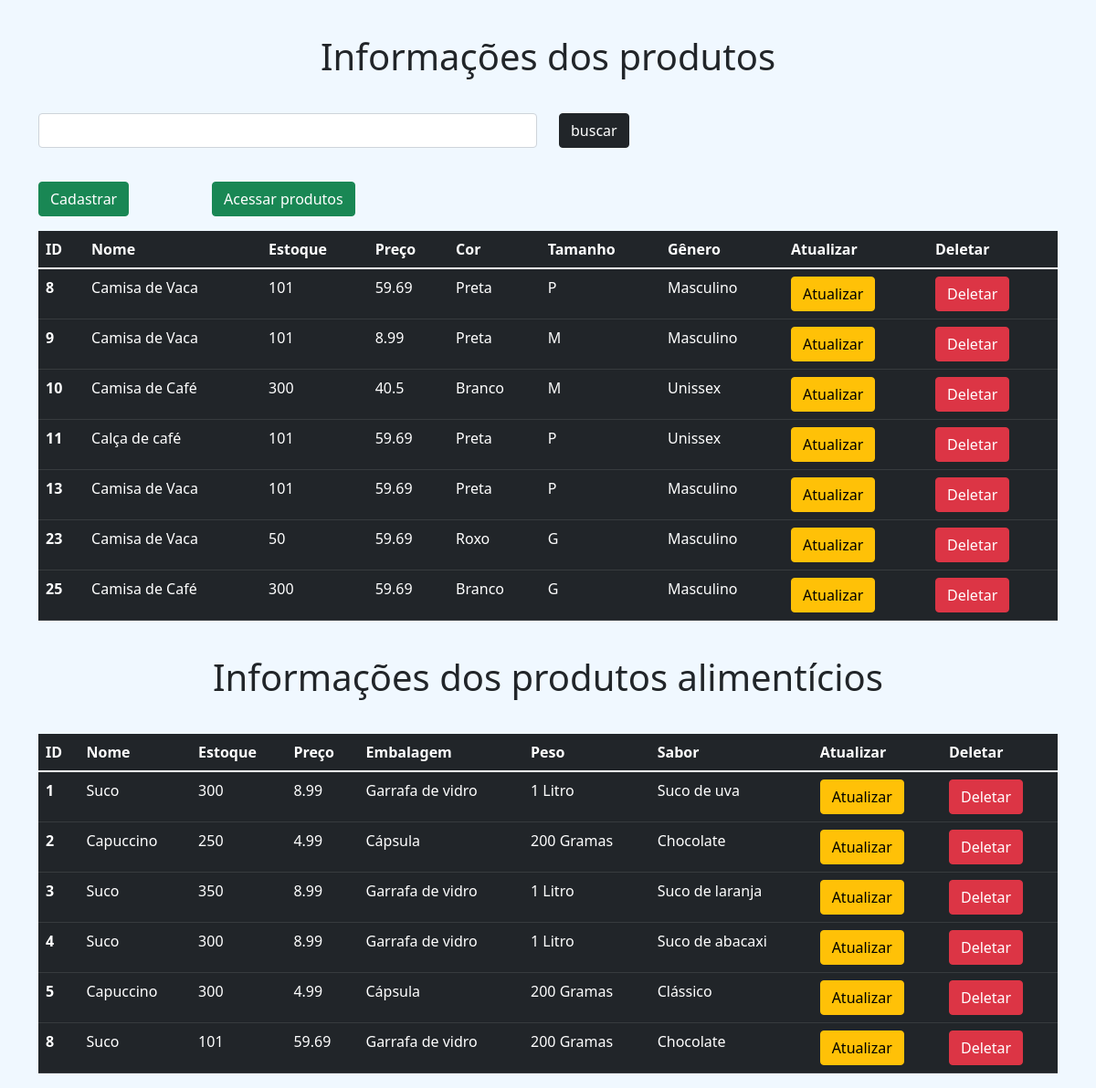
The app's page /modelos/info_produto.php, older data.
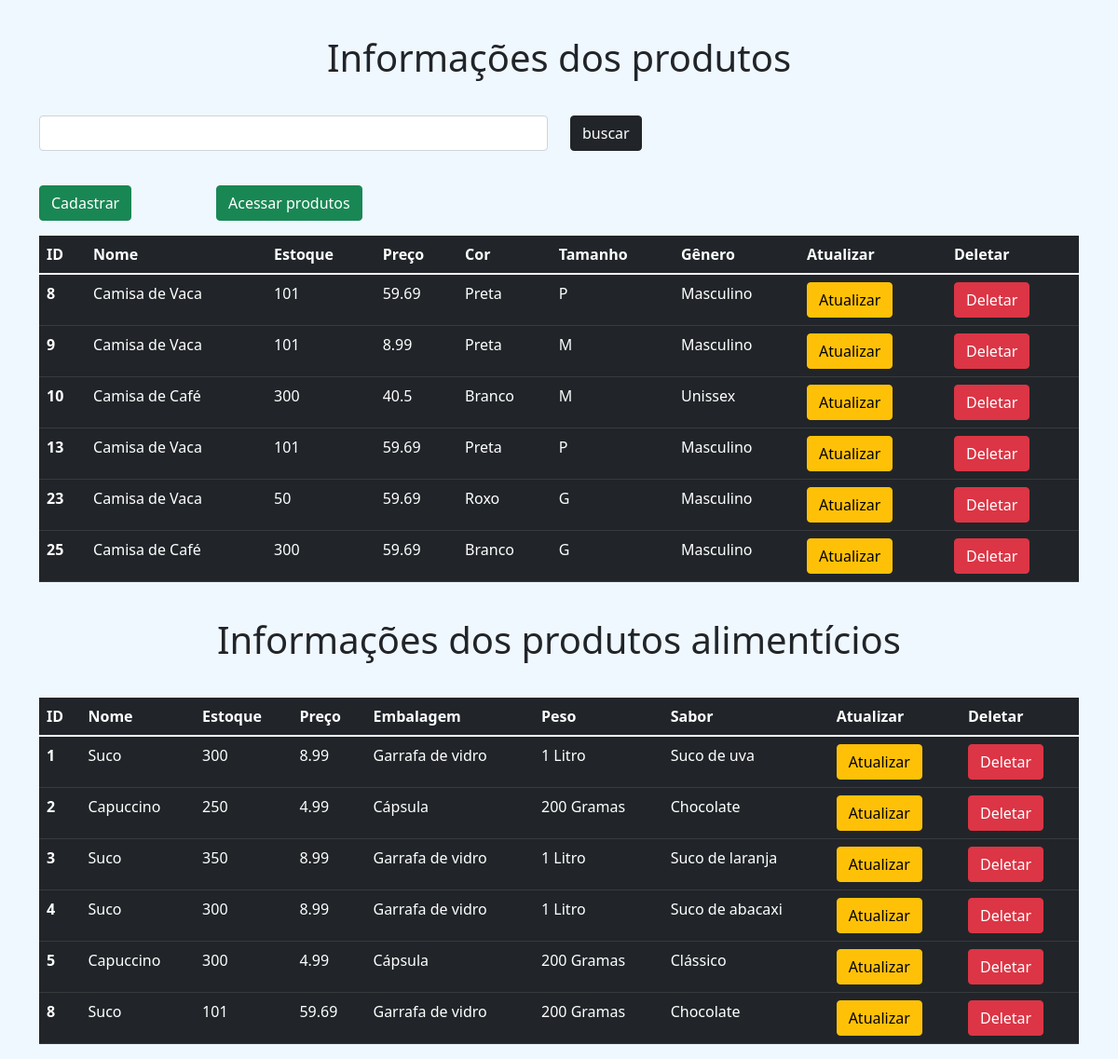
The same page, newer data.
### tables this page shows
CREATE TABLE `produto` (
  `id_produto` int(11) NOT NULL,
  `nome_produto` varchar(250) NOT NULL,
  `descricao` varchar(250) NOT NULL,
  `categoria` varchar(100) NOT NULL,
  `marca` varchar(100) NOT NULL
);

CREATE TABLE `info_roupa` (
  `id_info_roupa` int(11) NOT NULL,
  `estoque` varchar(150) NOT NULL,
  `preco` float NOT NULL,
  `cor` varchar(150) NOT NULL,
  `tamanho` varchar(100) NOT NULL,
  `genero` varchar(150) NOT NULL,
  `fk_id_produto` int(11) NOT NULL
);

CREATE TABLE `info_alimento` (
  `id_info_alimento` int(11) NOT NULL,
  `estoque` varchar(150) NOT NULL,
  `preco` float NOT NULL,
  `embalagem` varchar(150) NOT NULL,
  `peso` varchar(100) NOT NULL,
  `sabor` varchar(150) NOT NULL,
  `fk_id_produto` int(11) NOT NULL
);

### modelos/info_produto.php (the view, shortened to what the changed rows need)
<?php
include "../include/header.php";
include '../include/database.php';
$pesquisa = '';
$inf = "SELECT * FROM produto JOIN info_roupa ON id_produto = fk_id_produto WHERE produto.nome_produto LIKE '%{$pesquisa}%'
OR info_roupa.tamanho LIKE '%{$pesquisa}%' OR info_roupa.genero LIKE '%{$pesquisa}%'
OR info_roupa.cor LIKE '%{$pesquisa}%'";
$query = mysqli_query($con, $inf);
$result = mysqli_fetch_all($query, MYSQLI_ASSOC);
$inf2 = "SELECT * FROM produto JOIN info_alimento ON id_produto = fk_id_produto WHERE produto.nome_produto LIKE '%{$pesquisa}%'
OR info_alimento.sabor LIKE '%{$pesquisa}%' OR info_alimento.embalagem LIKE '%{$pesquisa}%'";
$query = mysqli_query($con, $inf2);
$result2 = mysqli_fetch_all($query, MYSQLI_ASSOC);
?>
<body class="tabela">
    <div class="container">
        <div class="row">
            <div class="col-12">
                <div class="row">
                    <h1 style="margin-bottom: 1cm; margin-top: 1cm;" class="text-center">Informações dos produtos</h1>
                </div>
                <table class="table table-dark table-hover" class="shadow-lg p-3 mb-5 bg-body rounded">
                    <thead class="table table-dark table-striped">
                        <tr>
                            <th scope="col">ID</th>
                            <th scope="col">Nome</th>
                            <th scope="col">Estoque</th>
                            <th scope="col">Preço</th>
                            <th scope="col">Cor</th>
                            <th scope="col">Tamanho</th>
                            <th scope="col">Gênero</th>
                            <th scope="col">Atualizar</th>
                            <th scope="col">Deletar</th>
                        </tr>
                    </thead>
                    <tbody>
                        <?php
                        foreach ($result as $dados) {
                            echo "<tr>
                            <th scope='row'>{$dados['id_info_roupa']}</th>
                            <td>{$dados['nome_produto']}</td>
                            <td>{$dados['estoque']}</td>
                            <td>{$dados['preco']}</td>
                            <td>{$dados['cor']}</td>
                            <td>{$dados['tamanho']}</td>
                            <td>{$dados['genero']}</td>
                            <td><a class='btn btn-warning' href='update_info_roupa.php?var={$dados['id_info_roupa']}'>Atualizar</a></td>
                            <td><a class='btn btn-danger' href='deletar_info_roupa.php?var={$dados['id_info_roupa']}'>Deletar</a></td>
                        </tr>";
                        }
                        ?>
                    </tbody>
                </table>
                <h1 style="margin-bottom: 1cm; margin-top: 1cm;" class="text-center">Informações dos produtos alimentícios</h1>
                <table class="table table-dark table-hover" class="shadow-lg p-3 mb-5 bg-body rounded">
                    <thead class="table table-dark table-striped">
                        <tr>
                            <th scope="col">ID</th>
                            <th scope="col">Nome</th>
                            <th scope="col">Estoque</th>
                            <th scope="col">Preço</th>
                            <th scope="col">Embalagem</th>
                            <th scope="col">Peso</th>
                            <th scope="col">Sabor</th>
                            <th scope="col">Atualizar</th>
                            <th scope="col">Deletar</th>
                        </tr>
                    </thead>
                    <tbody>
                        <?php
                        foreach ($result2 as $dados2) {
                            echo "<tr>
                            <th scope='row'>{$dados2['id_info_alimento']}</th>
                            <td>{$dados2['nome_produto']}</td>
                            <td>{$dados2['estoque']}</td>
                            <td>{$dados2['preco']}</td>
                            <td>{$dados2['embalagem']}</td>
                            <td>{$dados2['peso']}</td>
                            <td>{$dados2['sabor']}</td>
                            <td><a class='btn btn-warning' href='update_info_alimento.php?var={$dados2['id_info_alimento']}'>Atualizar</a></td>
                            <td><a class='btn btn-danger' href='deletar_info_alimento.php?var={$dados2['id_info_alimento']}'>Deletar</a></td>
                        </tr>";
                        }
                        ?>
                    </tbody>
                </table>
            </div>
        </div>
    </div>
    <?php
    include "../include/footer.php";
    ?>

Row changes from the older to the newer data that the page shows:
removed produto: info_roupa.id_info_roupa "11", nome_produto "Calça de café", info_roupa.estoque "101", info_roupa.preco "59.69", info_roupa.cor "Preta", info_roupa.tamanho "P", info_roupa.genero "Unissex", shown under "Informações dos produtos"
